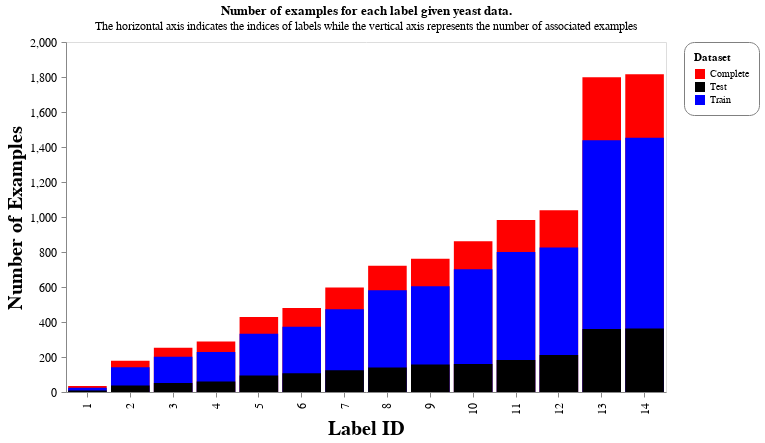

The cell this chart's notebook holds for it:
### Code cell
chart

### Figure 1 — Vega-Lite specification as saved in the notebook (floating-point values rounded to 4 significant figures)
{"data": {"name": "data-c062a8b6c40cbaa34e9877281738f488"}, "mark": {"type": "bar", "color": "grey"}, "config": {"axis": {"labelFontSize": 12, "labelLimit": 500, "labelPadding": 5, "titleFontSize": 20}, "axisY": {"grid": false}, "header": {"labelFontSize": 15, "titleFontSize": 20}, "legend": {"cornerRadius": 10, "fillColor": "white", "padding": 10, "strokeColor": "gray"}}, "encoding": {"color": {"type": "nominal", "field": "Dataset", "scale": {"range": ["red", "black", "blue"]}}, "x": {"type": "ordinal", "field": "Label", "sort": "ascending", "title": "Label ID"}, "y": {"type": "quantitative", "field": "Sum", "stack": null, "title": "Number of Examples"}}, "height": 350, "resolve": {"scale": {"x": "independent"}}, "title": {"text": "Number of examples for each label given yeast data.", "subtitle": ["The horizontal axis indicates the indices of labels while the vertical axis represents the number of associated examples"]}, "width": 600, "$schema": "https://vega.github.io/schema/vega-lite/v4.8.1.json", "datasets": {"data-c062a8b6c40cbaa34e9877281738f488": [{"Label": 1, "Dataset": "Complete", "Sum": 34}, {"Label": 2, "Dataset": "Complete", "Sum": 178}, {"Label": 3, "Dataset": "Complete", "Sum": 253}, {"Label": 4, "Dataset": "Complete", "Sum": 289}, {"Label": 5, "Dataset": "Complete", "Sum": 428}, {"Label": 6, "Dataset": "Complete", "Sum": 480}, {"Label": 7, "Dataset": "Complete", "Sum": 597}, {"Label": 8, "Dataset": "Complete", "Sum": 722}, {"Label": 9, "Dataset": "Complete", "Sum": 762}, {"Label": 10, "Dataset": "Complete", "Sum": 862}, {"Label": 11, "Dataset": "Complete", "Sum": 983}, {"Label": 12, "Dataset": "Complete", "Sum": 1038}, {"Label": 13, "Dataset": "Complete", "Sum": 1799}, {"Label": 14, "Dataset": "Complete", "Sum": 1816}, {"Label": 1, "Dataset": "Train", "Sum": 25}, {"Label": 2, "Dataset": "Train", "Sum": 141}, {"Label": 3, "Dataset": "Train", "Sum": 201}, {"Label": 4, "Dataset": "Train", "Sum": 229}, {"Label": 5, "Dataset": "Train", "Sum": 333}, {"Label": 6, "Dataset": "Train", "Sum": 373}, {"Label": 7, "Dataset": "Train", "Sum": 473}, {"Label": 8, "Dataset": "Train", "Sum": 582}, {"Label": 9, "Dataset": "Train", "Sum": 605}, {"Label": 10, "Dataset": "Train", "Sum": 702}, {"Label": 11, "Dataset": "Train", "Sum": 800}, {"Label": 12, "Dataset": "Train", "Sum": 826}, {"Label": 13, "Dataset": "Train", "Sum": 1439}, {"Label": 14, "Dataset": "Train", "Sum": 1453}, {"Label": 1, "Dataset": "Test", "Sum": 9}, {"Label": 2, "Dataset": "Test", "Sum": 37}, {"Label": 3, "Dataset": "Test", "Sum": 52}, {"Label": 4, "Dataset": "Test", "Sum": 60}, {"Label": 5, "Dataset": "Test", "Sum": 95}, {"Label": 6, "Dataset": "Test", "Sum": 107}, {"Label": 7, "Dataset": "Test", "Sum": 124}, {"Label": 8, "Dataset": "Test", "Sum": 140}, {"Label": 9, "Dataset": "Test", "Sum": 157}, {"Label": 10, "Dataset": "Test", "Sum": 160}, {"Label": 11, "Dataset": "Test", "Sum": 183}, {"Label": 12, "Dataset": "Test", "Sum": 212}, {"Label": 13, "Dataset": "Test", "Sum": 360}, {"Label": 14, "Dataset": "Test", "Sum": 363}]}}
